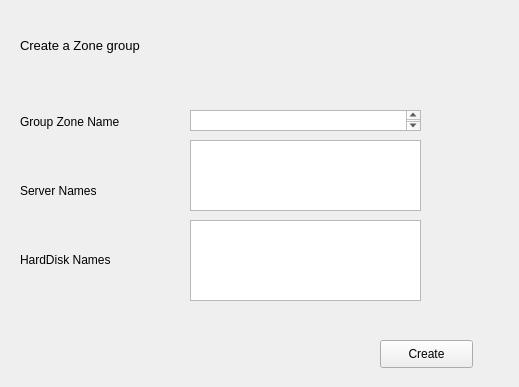
<?xml version="1.0" encoding="UTF-8"?>
<ui version="4.0">
 <class>Form</class>
 <widget class="QWidget" name="Form">
  <property name="geometry">
   <rect>
    <x>0</x>
    <y>0</y>
    <width>519</width>
    <height>387</height>
   </rect>
  </property>
  <property name="windowTitle">
   <string>Form</string>
  </property>
  <widget class="QPushButton" name="pushButton">
   <property name="geometry">
    <rect>
     <x>380</x>
     <y>340</y>
     <width>93</width>
     <height>28</height>
    </rect>
   </property>
   <property name="text">
    <string>Create</string>
   </property>
  </widget>
  <widget class="QLabel" name="label">
   <property name="geometry">
    <rect>
     <x>20</x>
     <y>20</y>
     <width>221</width>
     <height>51</height>
    </rect>
   </property>
   <property name="font">
    <font>
     <pointsize>10</pointsize>
    </font>
   </property>
   <property name="text">
    <string>Create a Zone group       </string>
   </property>
  </widget>
  <widget class="QLabel" name="label_3">
   <property name="geometry">
    <rect>
     <x>20</x>
     <y>150</y>
     <width>55</width>
     <height>16</height>
    </rect>
   </property>
   <property name="text">
    <string/>
   </property>
  </widget>
  <widget class="QTextEdit" name="textEdit">
   <property name="geometry">
    <rect>
     <x>190</x>
     <y>110</y>
     <width>231</width>
     <height>21</height>
    </rect>
   </property>
  </widget>
  <widget class="QTextEdit" name="textEdit_2">
   <property name="geometry">
    <rect>
     <x>190</x>
     <y>140</y>
     <width>231</width>
     <height>71</height>
    </rect>
   </property>
  </widget>
  <widget class="QTextEdit" name="textEdit_3">
   <property name="geometry">
    <rect>
     <x>190</x>
     <y>220</y>
     <width>231</width>
     <height>81</height>
    </rect>
   </property>
  </widget>
  <widget class="QWidget" name="">
   <property name="geometry">
    <rect>
     <x>20</x>
     <y>90</y>
     <width>141</width>
     <height>201</height>
    </rect>
   </property>
   <layout class="QVBoxLayout" name="verticalLayout">
    <item>
     <widget class="QLabel" name="label_2">
      <property name="text">
       <string>Group Zone Name </string>
      </property>
     </widget>
    </item>
    <item>
     <widget class="QLabel" name="label_4">
      <property name="text">
       <string>Server Names</string>
      </property>
     </widget>
    </item>
    <item>
     <widget class="QLabel" name="label_5">
      <property name="text">
       <string>HardDisk Names</string>
      </property>
     </widget>
    </item>
   </layout>
  </widget>
 </widget>
 <resources/>
 <connections/>
</ui>
